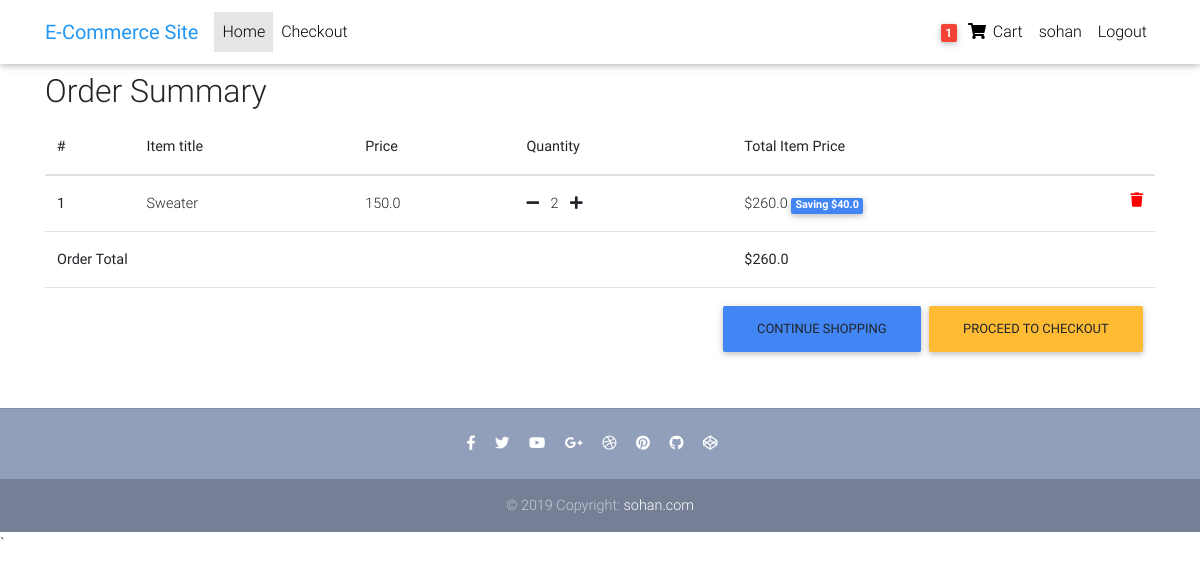
The app's page /order-summary/ (signed in) with its own data.
### core/models.py (models this page shows, shortened)
class Order(models.Model):
    user = models.ForeignKey(User, on_delete=models.CASCADE)
    ref_code = models.CharField(max_length=20, blank=True, null=True)
    ordered = models.BooleanField(default=False)
    items = models.ManyToManyField(OrderItem)
    start_date = models.DateTimeField(auto_now_add=True)
    ordered_date = models.DateTimeField()
    billing_address = models.ForeignKey(
        'Address', related_name='billing_address', on_delete=models.SET_NULL, blank=True, null=True)
    shipping_address = models.ForeignKey(
        'Address', related_name='shipping_address', on_delete=models.SET_NULL, blank=True, null=True)
    payment = models.ForeignKey(
        'Payment', on_delete=models.SET_NULL, blank=True, null=True)
    coupon = models.ForeignKey(
        'Coupon', on_delete=models.SET_NULL, blank=True, null=True)
    being_received = models.BooleanField(default=False)
    received = models.BooleanField(default=False)
    refund_requested = models.BooleanField(default=False)
    refund_granted = models.BooleanField(default=False)
    '''
    add comment

    '''
    def get_total(self):
        total = 0
        for order_item in self.items.all():
            total += order_item.get_final_price()
        if self.coupon:
            total -= self.coupon.amount
        return total

class OrderItem(models.Model):
    user = models.ForeignKey(User, on_delete=models.CASCADE)
    item = models.ForeignKey(Item, on_delete=models.CASCADE)
    quantity = models.IntegerField(default=1)
    ordered = models.BooleanField(default=False)
    def get_total_item_price(self):
        return self.quantity * self.item.price
    def get_total_discount_item_price(self):
        return self.quantity * self.item.discount_price
    def get_amount_saved(self):
        return self.get_total_item_price() - self.get_total_discount_item_price()
    def get_final_price(self):
        if self.item.discount_price:
            return self.get_total_discount_item_price()
        return self.get_total_item_price()

class Item(models.Model):
    title = models.CharField(max_length=100)
    price = models.FloatField()
    discount_price = models.FloatField(blank=True, null=True)
    category = models.CharField(choices=CATEGORY_CHOICES, max_length=2)
    label = models.CharField(choices=LABEL_CHOICES, max_length=1)
    availabily = models.CharField(
        choices=AVAILABILITY_PRODUCT, max_length=1, blank=True, null=True)
    slug = models.SlugField(blank=True, null=True)
    description = models.TextField()
    image = models.ImageField()

### core/views.py (the view)
# urls.py: path('order-summary/', OrderSummaryView.as_view(), name='order-summary'),
class OrderSummaryView(LoginRequiredMixin, View):
    def get(self, *args, **kwargs):
        try:
            order = Order.objects.get(user=self.request.user, ordered=False)
            context = {
                'object': order,
            }
            return render(self.request, 'order_summary.html', context)
        except ObjectDoesNotExist:
            messages.warning(self.request, "You do not have an active order")
            return redirect("/")

### core/templatetags/cart_template_tags.py (called while the page is built)
@register.filter
def cart_item_count(user):
    if user.is_authenticated:
        qs = Order.objects.filter(user=user, ordered=False)
        if qs.exists():
            return qs[0].items.count()
    return 0

### templates/order_summary.html (shortened to what this page needs)
{% extends "base.html" %}
{% block content %}
  <main>
    <div class="container">
    <div class="table-responsive text-nowrap">
    <h2>Order Summary</h2>
    <table class="table">
        <thead>
        <tr>
            <th scope="col">#</th>
            <th scope="col">Item title</th>
            <th scope="col">Price</th>
            <th scope="col">Quantity</th>
            <th scope="col">Total Item Price</th>
        </tr>
        </thead>
        <tbody>
        {% for order_item in object.items.all %}
        <tr>
            <th scope="row">{{ forloop.counter }}</th>
            <td>{{ order_item.item.title }}</td>
            <td>{{ order_item.item.price }}</td>
            <td>
                <a href="{%  url 'remove-single-item-from-cart' order_item.item.slug %}"><i class="fas fa-minus mr-2"></i></a>
                {{ order_item.quantity }}
                <a href="{% url 'add-to-cart' order_item.item.slug %}"><i class="fas fa-plus ml-2"></i></a>
            </td>
            <td>
            {% if order_item.item.discount_price %}
                ${{ order_item.get_total_discount_item_price }}
                <span class="badge badge-primary">Saving ${{ order_item.get_amount_saved }}</span>
            {% else %}
                ${{ order_item.get_total_item_price }}
            {% endif %}
            <a style='color: red;' href="{% url 'remove-from-cart' order_item.item.slug %}">
                <i class="fas fa-trash float-right"></i>
            </a>
            </td>
        </tr>
        {% endfor %}
        {% if object.get_total %}
        <tr>
            <td colspan="4"><b>Order Total</b></td>
            <td><b>${{ object.get_total }}</b></td>
        </tr>
        <tr>
            <td colspan="5">
            <a class='btn btn-warning float-right ml-2' href='/checkout/'>Proceed to checkout</a>
            <a class='btn btn-primary float-right' href='/'>Continue shopping</a>
            </td>
        </tr>
        {% endif %}
        </tbody>
    </table>
    </div>
    </div>
  </main>
{% endblock content %}

### templates/menubar.html (shortened to what this page needs)
{% load cart_template_tags %}
  <nav class="navbar fixed-top navbar-expand-lg navbar-light white scrolling-navbar">
    <div class="container">
      <a class="navbar-brand waves-effect" href="{% url 'home' %}" >
        <strong class="blue-text">E-Commerce Site</strong>
      </a>
      <div class="collapse navbar-collapse" id="navbarSupportedContent">
        <ul class="navbar-nav mr-auto">
           <li class="nav-item active">
            <a class="nav-link waves-effect" href="/">Home
            </a>
          </li>
          <li class="nav-item">
            <a class="nav-link waves-effect" href="/checkout">
            Checkout</a>
          </li>
        </ul>
        <ul class="navbar-nav nav-flex-icons">
          {% if request.user.is_authenticated %}
          <li class="nav-item">
            <a href="{% url 'order-summary' %}" class="nav-link waves-effect">
              <span class="badge red z-depth-1 mr-1"> {{ request.user | cart_item_count }}  </span>
              <i class="fas fa-shopping-cart"></i>
              <span class="clearfix d-none d-sm-inline-block"> Cart </span>
            </a>
          </li>
          <li class="nav-item">
            <a class="nav-link waves-effect" href="{% url 'profile'  %}">
              <span class="clearfix d-none d-sm-inline-block"> {{ request.user }} </span>
            </a>
          </li>
          <li class="nav-item">
            <a class="nav-link waves-effect" href="{% url 'account_logout' %}">
              <span class="clearfix d-none d-sm-inline-block"> Logout </span>
            </a>
          </li>
          {% endif %}
        </ul>
      </div>
    </div>
  </nav>

### templates/base.html (style rules this page uses)
html, body, header, .carousel { height: 60vh; }

### records on screen
OrderItem: item "Sweater", item.price "150.0", quantity "2", get_total_discount_item_price "260.0", get_amount_saved "40.0"
Order: get_total "260.0"

### other values on screen
{{ request.user | cart_item_count }} "1"
{{ request.user }} "sohan"
